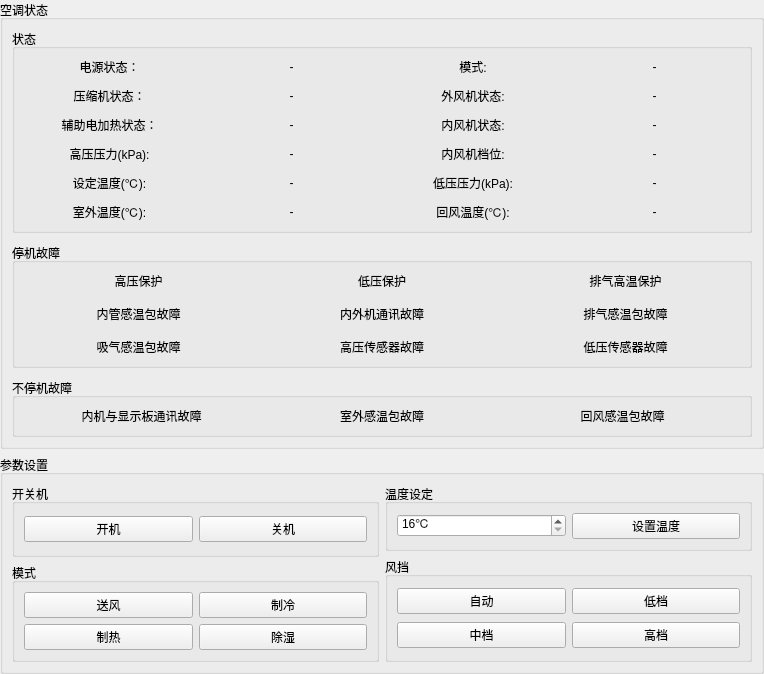
<?xml version="1.0" encoding="UTF-8"?>
<ui version="4.0">
 <class>CenterAirConditionerItem</class>
 <widget class="QWidget" name="CenterAirConditionerItem">
  <property name="geometry">
   <rect>
    <x>0</x>
    <y>0</y>
    <width>764</width>
    <height>642</height>
   </rect>
  </property>
  <property name="windowTitle">
   <string>Form</string>
  </property>
  <layout class="QHBoxLayout" name="horizontalLayout">
   <property name="leftMargin">
    <number>0</number>
   </property>
   <property name="topMargin">
    <number>0</number>
   </property>
   <property name="rightMargin">
    <number>0</number>
   </property>
   <property name="bottomMargin">
    <number>0</number>
   </property>
   <item>
    <layout class="QVBoxLayout" name="verticalLayout">
     <item>
      <widget class="QGroupBox" name="groupBox_2">
       <property name="title">
        <string>空调状态</string>
       </property>
       <layout class="QGridLayout" name="gridLayout">
        <property name="spacing">
         <number>10</number>
        </property>
        <item row="1" column="0" rowspan="2">
         <widget class="QGroupBox" name="groupBox_3">
          <property name="title">
           <string>停机故障</string>
          </property>
          <layout class="QGridLayout" name="gridLayout_4">
           <property name="spacing">
            <number>15</number>
           </property>
           <item row="1" column="0">
            <widget class="QLabel" name="sf_3">
             <property name="text">
              <string>内管感温包故障</string>
             </property>
             <property name="alignment">
              <set>Qt::AlignCenter</set>
             </property>
            </widget>
           </item>
           <item row="0" column="0">
            <widget class="QLabel" name="sf_0">
             <property name="text">
              <string>高压保护</string>
             </property>
             <property name="alignment">
              <set>Qt::AlignCenter</set>
             </property>
            </widget>
           </item>
           <item row="2" column="1">
            <widget class="QLabel" name="sf_7">
             <property name="text">
              <string>高压传感器故障</string>
             </property>
             <property name="alignment">
              <set>Qt::AlignCenter</set>
             </property>
            </widget>
           </item>
           <item row="0" column="2">
            <widget class="QLabel" name="sf_2">
             <property name="text">
              <string>排气高温保护</string>
             </property>
             <property name="alignment">
              <set>Qt::AlignCenter</set>
             </property>
            </widget>
           </item>
           <item row="2" column="0">
            <widget class="QLabel" name="sf_6">
             <property name="text">
              <string>吸气感温包故障</string>
             </property>
             <property name="alignment">
              <set>Qt::AlignCenter</set>
             </property>
            </widget>
           </item>
           <item row="2" column="2">
            <widget class="QLabel" name="sf_8">
             <property name="text">
              <string>低压传感器故障</string>
             </property>
             <property name="alignment">
              <set>Qt::AlignCenter</set>
             </property>
            </widget>
           </item>
           <item row="1" column="2">
            <widget class="QLabel" name="sf_5">
             <property name="text">
              <string>排气感温包故障</string>
             </property>
             <property name="alignment">
              <set>Qt::AlignCenter</set>
             </property>
            </widget>
           </item>
           <item row="1" column="1">
            <widget class="QLabel" name="sf_4">
             <property name="text">
              <string>内外机通讯故障</string>
             </property>
             <property name="alignment">
              <set>Qt::AlignCenter</set>
             </property>
            </widget>
           </item>
           <item row="0" column="1">
            <widget class="QLabel" name="sf_1">
             <property name="text">
              <string>低压保护</string>
             </property>
             <property name="alignment">
              <set>Qt::AlignCenter</set>
             </property>
            </widget>
           </item>
          </layout>
         </widget>
        </item>
        <item row="3" column="0">
         <widget class="QGroupBox" name="groupBox_4">
          <property name="title">
           <string>不停机故障</string>
          </property>
          <layout class="QGridLayout" name="gridLayout_2">
           <item row="0" column="2">
            <widget class="QLabel" name="dsf_2">
             <property name="text">
              <string>回风感温包故障</string>
             </property>
             <property name="alignment">
              <set>Qt::AlignCenter</set>
             </property>
            </widget>
           </item>
           <item row="0" column="0">
            <widget class="QLabel" name="dsf_0">
             <property name="text">
              <string>内机与显示板通讯故障</string>
             </property>
             <property name="alignment">
              <set>Qt::AlignCenter</set>
             </property>
            </widget>
           </item>
           <item row="0" column="1">
            <widget class="QLabel" name="dsf_1">
             <property name="text">
              <string>室外感温包故障</string>
             </property>
             <property name="alignment">
              <set>Qt::AlignCenter</set>
             </property>
            </widget>
           </item>
          </layout>
         </widget>
        </item>
        <item row="0" column="0">
         <widget class="QGroupBox" name="groupBox_5">
          <property name="title">
           <string>状态</string>
          </property>
          <layout class="QGridLayout" name="gridLayout_3">
           <property name="spacing">
            <number>11</number>
           </property>
           <item row="1" column="2">
            <widget class="QLabel" name="label_51">
             <property name="text">
              <string>外风机状态:</string>
             </property>
             <property name="alignment">
              <set>Qt::AlignCenter</set>
             </property>
            </widget>
           </item>
           <item row="2" column="1">
            <widget class="QLabel" name="fzdjr">
             <property name="text">
              <string>-</string>
             </property>
             <property name="alignment">
              <set>Qt::AlignCenter</set>
             </property>
            </widget>
           </item>
           <item row="0" column="2">
            <widget class="QLabel" name="label_50">
             <property name="text">
              <string>模式:</string>
             </property>
             <property name="alignment">
              <set>Qt::AlignCenter</set>
             </property>
            </widget>
           </item>
           <item row="0" column="1">
            <widget class="QLabel" name="dy">
             <property name="text">
              <string>-</string>
             </property>
             <property name="alignment">
              <set>Qt::AlignCenter</set>
             </property>
            </widget>
           </item>
           <item row="2" column="0">
            <widget class="QLabel" name="label_42">
             <property name="text">
              <string>辅助电加热状态：</string>
             </property>
             <property name="alignment">
              <set>Qt::AlignCenter</set>
             </property>
            </widget>
           </item>
           <item row="0" column="3">
            <widget class="QLabel" name="ms">
             <property name="text">
              <string>-</string>
             </property>
             <property name="alignment">
              <set>Qt::AlignCenter</set>
             </property>
            </widget>
           </item>
           <item row="1" column="3">
            <widget class="QLabel" name="wfjzt">
             <property name="text">
              <string>-</string>
             </property>
             <property name="alignment">
              <set>Qt::AlignCenter</set>
             </property>
            </widget>
           </item>
           <item row="2" column="2">
            <widget class="QLabel" name="label_52">
             <property name="text">
              <string>内风机状态:</string>
             </property>
             <property name="alignment">
              <set>Qt::AlignCenter</set>
             </property>
            </widget>
           </item>
           <item row="1" column="1">
            <widget class="QLabel" name="ysj">
             <property name="text">
              <string>-</string>
             </property>
             <property name="alignment">
              <set>Qt::AlignCenter</set>
             </property>
            </widget>
           </item>
           <item row="3" column="0">
            <widget class="QLabel" name="label_44">
             <property name="text">
              <string>高压压力(kPa):</string>
             </property>
             <property name="alignment">
              <set>Qt::AlignCenter</set>
             </property>
            </widget>
           </item>
           <item row="0" column="0">
            <widget class="QLabel" name="label_39">
             <property name="text">
              <string>电源状态：</string>
             </property>
             <property name="alignment">
              <set>Qt::AlignCenter</set>
             </property>
            </widget>
           </item>
           <item row="4" column="0">
            <widget class="QLabel" name="label_46">
             <property name="text">
              <string>设定温度(℃):</string>
             </property>
             <property name="alignment">
              <set>Qt::AlignCenter</set>
             </property>
            </widget>
           </item>
           <item row="4" column="1">
            <widget class="QLabel" name="sdwd">
             <property name="text">
              <string>-</string>
             </property>
             <property name="alignment">
              <set>Qt::AlignCenter</set>
             </property>
            </widget>
           </item>
           <item row="2" column="3">
            <widget class="QLabel" name="nfjzt">
             <property name="text">
              <string>-</string>
             </property>
             <property name="alignment">
              <set>Qt::AlignCenter</set>
             </property>
            </widget>
           </item>
           <item row="3" column="1">
            <widget class="QLabel" name="gyyl">
             <property name="text">
              <string>-</string>
             </property>
             <property name="alignment">
              <set>Qt::AlignCenter</set>
             </property>
            </widget>
           </item>
           <item row="1" column="0">
            <widget class="QLabel" name="label_40">
             <property name="text">
              <string>压缩机状态：</string>
             </property>
             <property name="alignment">
              <set>Qt::AlignCenter</set>
             </property>
            </widget>
           </item>
           <item row="5" column="0">
            <widget class="QLabel" name="label_49">
             <property name="text">
              <string>室外温度(℃):</string>
             </property>
             <property name="alignment">
              <set>Qt::AlignCenter</set>
             </property>
            </widget>
           </item>
           <item row="5" column="1">
            <widget class="QLabel" name="swwd">
             <property name="text">
              <string>-</string>
             </property>
             <property name="alignment">
              <set>Qt::AlignCenter</set>
             </property>
            </widget>
           </item>
           <item row="5" column="2">
            <widget class="QLabel" name="label_48">
             <property name="text">
              <string>回风温度(℃):</string>
             </property>
             <property name="alignment">
              <set>Qt::AlignCenter</set>
             </property>
            </widget>
           </item>
           <item row="5" column="3">
            <widget class="QLabel" name="hfwd">
             <property name="text">
              <string>-</string>
             </property>
             <property name="alignment">
              <set>Qt::AlignCenter</set>
             </property>
            </widget>
           </item>
           <item row="4" column="3">
            <widget class="QLabel" name="dyyl">
             <property name="text">
              <string>-</string>
             </property>
             <property name="alignment">
              <set>Qt::AlignCenter</set>
             </property>
            </widget>
           </item>
           <item row="4" column="2">
            <widget class="QLabel" name="label_45">
             <property name="text">
              <string>低压压力(kPa):</string>
             </property>
             <property name="alignment">
              <set>Qt::AlignCenter</set>
             </property>
            </widget>
           </item>
           <item row="3" column="2">
            <widget class="QLabel" name="label_53">
             <property name="text">
              <string>内风机档位:</string>
             </property>
             <property name="alignment">
              <set>Qt::AlignCenter</set>
             </property>
            </widget>
           </item>
           <item row="3" column="3">
            <widget class="QLabel" name="nfjdw">
             <property name="text">
              <string>-</string>
             </property>
             <property name="alignment">
              <set>Qt::AlignCenter</set>
             </property>
            </widget>
           </item>
          </layout>
         </widget>
        </item>
       </layout>
      </widget>
     </item>
     <item>
      <widget class="QGroupBox" name="groupBox">
       <property name="title">
        <string>参数设置</string>
       </property>
       <layout class="QGridLayout" name="gridLayout_5">
        <item row="0" column="1">
         <widget class="QGroupBox" name="groupBox_9">
          <property name="title">
           <string>温度设定</string>
          </property>
          <layout class="QHBoxLayout" name="horizontalLayout_5">
           <item>
            <widget class="QSpinBox" name="wdz">
             <property name="suffix">
              <string>℃</string>
             </property>
             <property name="minimum">
              <number>16</number>
             </property>
             <property name="maximum">
              <number>35</number>
             </property>
            </widget>
           </item>
           <item>
            <widget class="QPushButton" name="szwd">
             <property name="text">
              <string>设置温度</string>
             </property>
            </widget>
           </item>
          </layout>
         </widget>
        </item>
        <item row="0" column="0" rowspan="2">
         <widget class="QGroupBox" name="groupBox_6">
          <property name="title">
           <string>开关机</string>
          </property>
          <layout class="QHBoxLayout" name="horizontalLayout_2">
           <item>
            <widget class="QPushButton" name="kj">
             <property name="text">
              <string>开机</string>
             </property>
            </widget>
           </item>
           <item>
            <widget class="QPushButton" name="gj">
             <property name="text">
              <string>关机</string>
             </property>
            </widget>
           </item>
          </layout>
         </widget>
        </item>
        <item row="1" column="1" rowspan="2">
         <widget class="QGroupBox" name="groupBox_8">
          <property name="title">
           <string>风挡</string>
          </property>
          <layout class="QGridLayout" name="gridLayout_7">
           <item row="3" column="1">
            <widget class="QPushButton" name="ddang">
             <property name="text">
              <string>低档</string>
             </property>
            </widget>
           </item>
           <item row="3" column="0">
            <widget class="QPushButton" name="zdong">
             <property name="text">
              <string>自动</string>
             </property>
            </widget>
           </item>
           <item row="4" column="0">
            <widget class="QPushButton" name="zdang">
             <property name="text">
              <string>中档</string>
             </property>
            </widget>
           </item>
           <item row="4" column="1">
            <widget class="QPushButton" name="gdang">
             <property name="text">
              <string>高档</string>
             </property>
            </widget>
           </item>
          </layout>
         </widget>
        </item>
        <item row="2" column="0">
         <widget class="QGroupBox" name="groupBox_7">
          <property name="title">
           <string>模式</string>
          </property>
          <layout class="QGridLayout" name="gridLayout_6">
           <item row="0" column="0">
            <widget class="QPushButton" name="sf">
             <property name="text">
              <string>送风</string>
             </property>
            </widget>
           </item>
           <item row="0" column="1">
            <widget class="QPushButton" name="zl">
             <property name="text">
              <string>制冷</string>
             </property>
            </widget>
           </item>
           <item row="1" column="0">
            <widget class="QPushButton" name="zr">
             <property name="text">
              <string>制热</string>
             </property>
            </widget>
           </item>
           <item row="1" column="1">
            <widget class="QPushButton" name="cs">
             <property name="text">
              <string>除湿</string>
             </property>
            </widget>
           </item>
          </layout>
         </widget>
        </item>
       </layout>
      </widget>
     </item>
    </layout>
   </item>
  </layout>
 </widget>
 <resources/>
 <connections/>
</ui>
